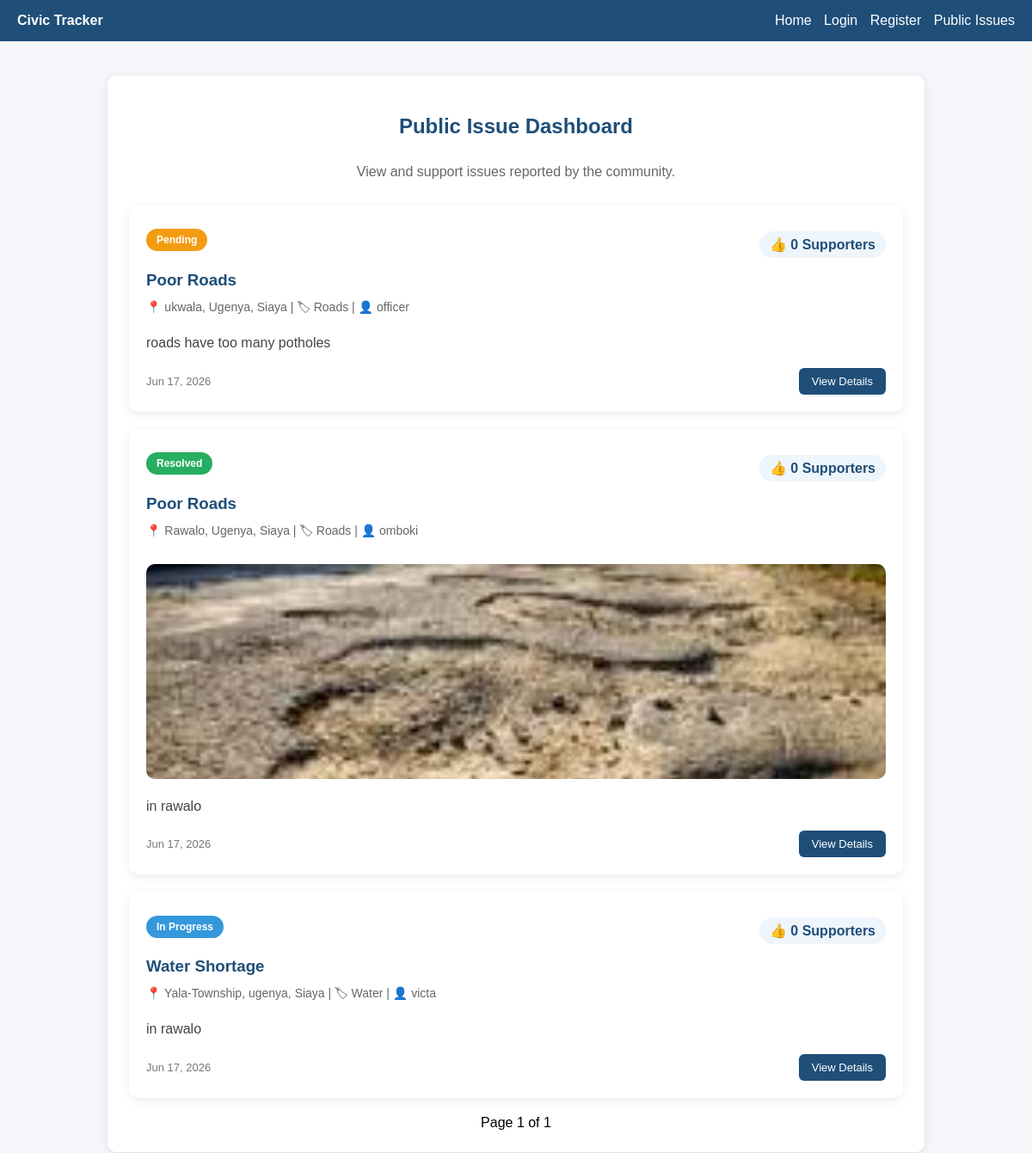
Page /issues/ on the earlier database version.
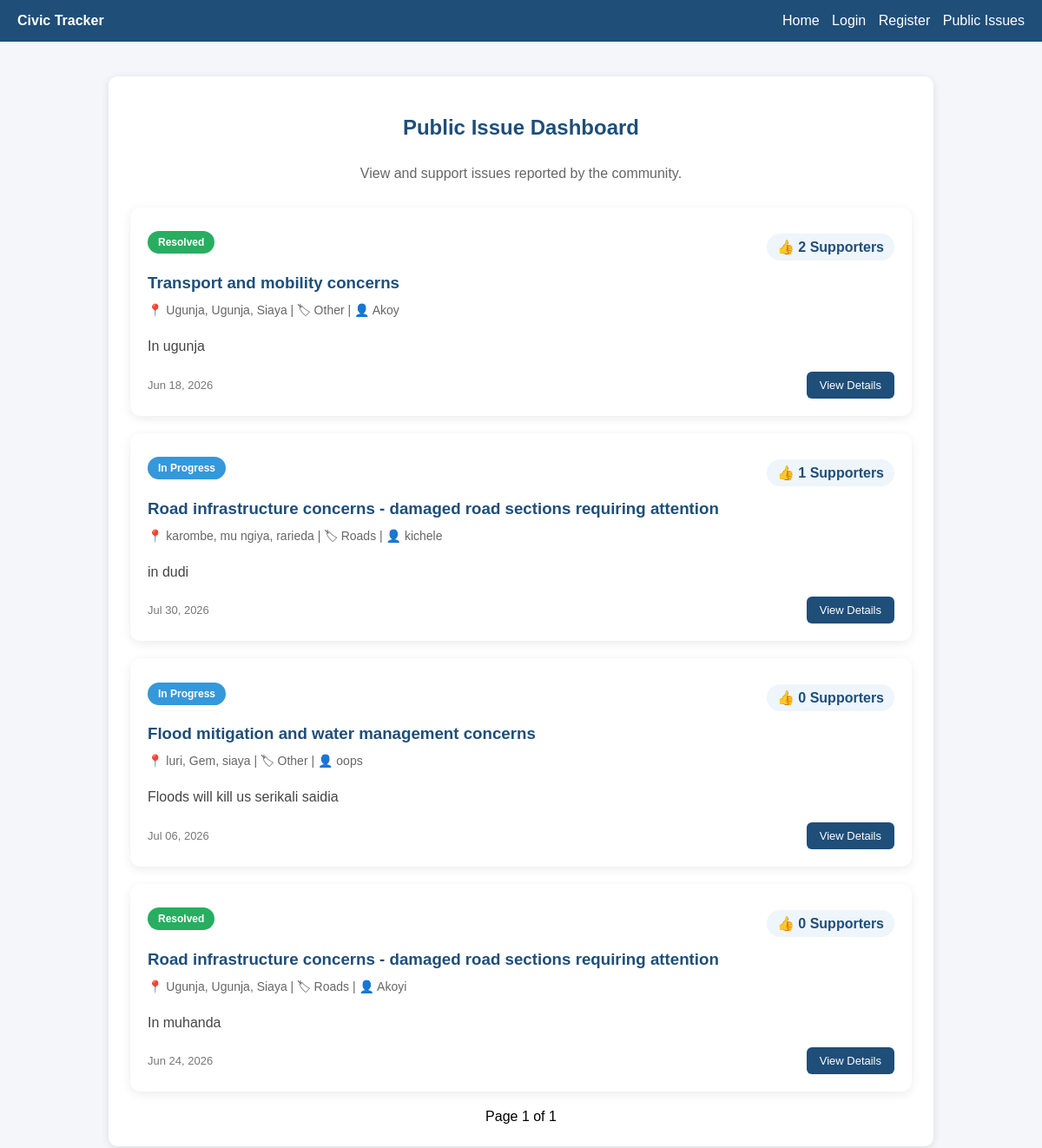
Same page on the later database version.
### civicapp/models.py (models this page shows, shortened)
class Issue(models.Model):
    CATEGORY_CHOICES = [
        ('roads', 'Roads'),
        ('water', 'Water'),
        ('health', 'Health'),
        ('education', 'Education'),
        ('security', 'Security'),
        ('other', 'Other'),
    ]
    STATUS_CHOICES = [
        ('pending', 'Pending'),
        ('in_progress', 'In Progress'),
        ('resolved', 'Resolved'),
    ]
    title = models.CharField(max_length=200)
    description = models.TextField()
    category = models.CharField(
        max_length=50,
        choices=CATEGORY_CHOICES
    )
    county = models.CharField(max_length=100)
    sub_county = models.CharField(max_length=100)
    ward = models.CharField(max_length=100)
    status = models.CharField(
        max_length=20,
        choices=STATUS_CHOICES,
        default='pending'
    )
    image = models.ImageField(
        upload_to='issues/',
        blank=True,
        null=True
    )
    created_by = models.ForeignKey(
        User,
        on_delete=models.CASCADE
    )
    created_at = models.DateTimeField(
        auto_now_add=True
    )

### civicapp/views.py (the view)
# urls.py: path('issues/', views.public_issues, name='public_issues'),
def public_issues(request):
    issues_list = Issue.objects.annotate(
        vote_count=Count('votes')
    ).order_by('-vote_count', '-created_at')
    paginator = Paginator(issues_list, 10)  # 10 per page
    page_number = request.GET.get('page')
    issues = paginator.get_page(page_number)
    return render(request, 'civicapp/public_issues.html', {
        'issues': issues
    })

### civicapp/templates/civicapp/public_issues.html (shortened to what this page needs)
{% extends 'civicapp/base.html' %}
{% block content %}
<h2 class="page-title">
    Public Issue Dashboard
</h2>
<p class="page-subtitle">
    View and support issues reported by the community.
</p>
<div class="issue-grid">
{% for issue in issues %}
<div class="issue-card">
    <div class="issue-header">
        <span class="badge {{ issue.status }}">
            {{ issue.get_status_display }}
        </span>
        <div class="support-count">
            👍 {{ issue.vote_count }} Supporters
        </div>
    </div>
    <h3 class="issue-title">
        <a href="{% url 'issue_detail' issue.id %}">
            {{ issue.title }}
        </a>
    </h3>
    <div class="meta">
        📍 {{ issue.ward }}, {{ issue.sub_county }}, {{ issue.county }}
        |
        🏷 {{ issue.get_category_display }}
        |
        👤 {{ issue.created_by.username }}
    </div>
    {% if issue.image %}
        <img
            src="{{ issue.image.url }}"
            class="issue-image"
            alt="{{ issue.title }}">
    {% endif %}
    <p class="desc">
        {{ issue.description|truncatewords:30 }}
    </p>
    <div class="footer">
        <span>
            {{ issue.created_at|date:"M d, Y" }}
        </span>
        <a href="{% url 'issue_detail' issue.id %}"
           class="view-btn">
            View Details
        </a>
    </div>
</div>
{% endfor %}
</div>
<div style="text-align:center; margin-top:20px;">
    <span>Page {{ issues.number }} of {{ issues.paginator.num_pages }}</span>
</div>
{% endblock %}

Differences in the rows shown:
removed Issue: status "Pending", vote_count "0", title "Poor Roads", ward "ukwala", sub_county "Ugenya", county "Siaya", category "Roads", created_by.username "officer", description "roads have too many potholes", created_at "Jun 17, 2026"
removed Issue: status "Resolved", vote_count "0", title "Poor Roads", ward "Rawalo", sub_county "Ugenya", county "Siaya", category "Roads", created_by.username "omboki", image (picture), description "in rawalo", created_at "Jun 17, 2026"
removed Issue: status "In Progress", vote_count "0", title "Water Shortage", ward "Yala-Township", sub_county "ugenya", county "Siaya", category "Water", created_by.username "victa", description "in rawalo", created_at "Jun 17, 2026"
added Issue: status "Resolved", vote_count "2", title "Transport and mobility concerns", ward "Ugunja", sub_county "Ugunja", county "Siaya", category "Other", created_by.username "Akoy", description "In ugunja", created_at "Jun 18, 2026"
added Issue: status "In Progress", vote_count "1", title "Road infrastructure concerns - damaged road sections requiring attention", ward "karombe", sub_county "mu ngiya", county "rarieda", category "Roads", created_by.username "kichele", description "in dudi", created_at "Jul 30, 2026"
added Issue: status "In Progress", vote_count "0", title "Flood mitigation and water management concerns", ward "luri", sub_county "Gem", county "siaya", category "Other", created_by.username "oops", description "Floods will kill us serikali saidia", created_at "Jul 06, 2026"
added Issue: status "Resolved", vote_count "0", title "Road infrastructure concerns - damaged road sections requiring attention", ward "Ugunja", sub_county "Ugunja", county "Siaya", category "Roads", created_by.username "Akoyi", description "In muhanda", created_at "Jun 24, 2026"
